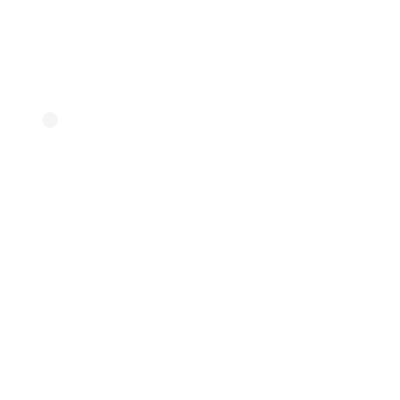
Frame 1 (no input)
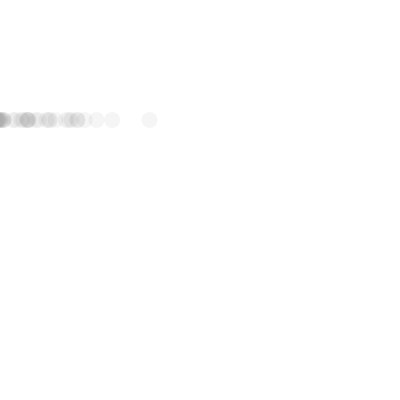
Frame 60 (no input)
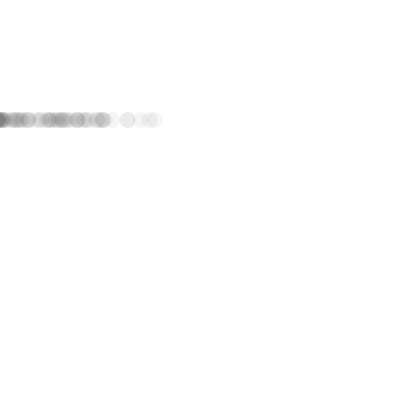
Frame 120 (the mouse pressed at the canvas centre since frame 60)

The p5.js sketch that drew these frames (run headless with seeded random() and noise() and a simulated clock; from frame 60 on, the mouse is pressed at the canvas centre):

// p5.js sketch
// ── sketch.js
function setup() {
  createCanvas(400, 400);
  background(255);
}

function draw() {
  let x = randomGaussian(10, 60); // 평균 330, 표준 편차 60

  noStroke();
  fill(0,10);
  circle(x, 120, 16);
}
